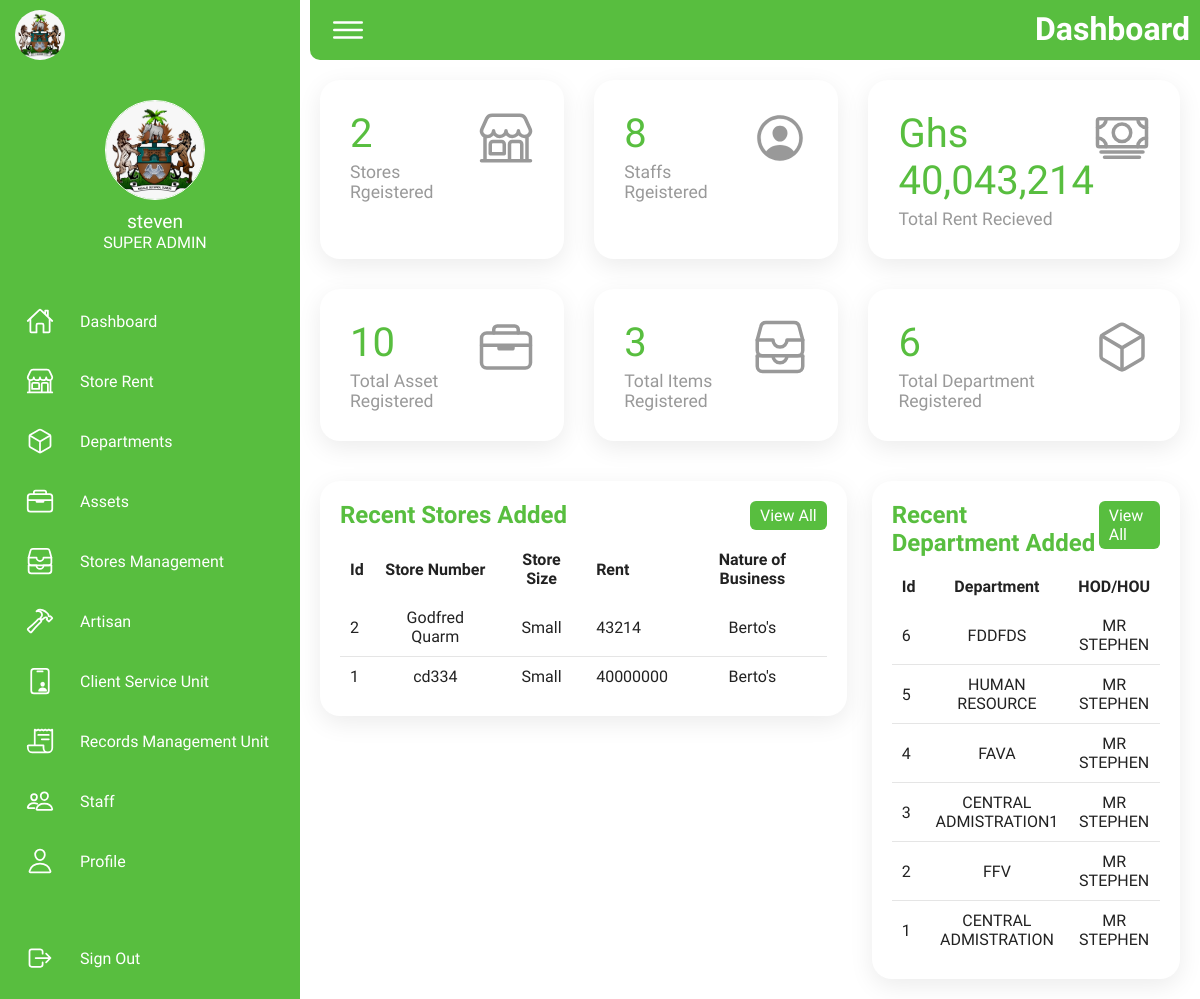
/dashboard (signed in), run on the app's committed database.
### tables this page shows
CREATE TABLE department (
                id INTEGER PRIMARY KEY AUTOINCREMENT,
                department_name text,
                hod text
                );

### app.py (the view)
@app.route('/dashboard')
@login_required(role='SUPER ADMIN')
def dashboard():
    if 'user_id' in session:
        user_id = session['user_id']  # Get the user ID from the session
        user = get_user_by_id(user_id)
        if request.method == 'POST':
            pass
        create_store_table()
        conn, cursor = get_stores_db_connection()
        cursor.execute("SELECT * FROM shop ORDER BY id DESC LIMIT 10")
        store_list = cursor.fetchall()
        conn.close()
        conn, cursor = get_department_db_connection()
        cursor.execute("SELECT * FROM department ORDER BY id DESC LIMIT 10")
        department_list = cursor.fetchall()
        conn.close()
        conn, cursor = get_stores_db_connection()
        cursor.execute('SELECT COUNT(id) FROM shop')
        total_store_count = cursor.fetchone()[0]
        conn.close()
        conn, cursor = get_users_db_connection()
        cursor.execute('SELECT COUNT(id) FROM users')
        total_staff_count = cursor.fetchone()[0]
        conn.close()
        conn, cursor = get_stores_db_connection()
        cursor.execute("SELECT rent FROM shop")
        store_lists = cursor.fetchall()
        conn.close()
        conn, cursor = get_asset_db_connection()
        cursor.execute("SELECT COUNT(id) FROM asset")
        asset_count = cursor.fetchone()[0]
        conn.close()
        conn, cursor = get_department_db_connection()
        cursor.execute("SELECT COUNT(id) FROM department")
        department_count = cursor.fetchone()[0]
        conn.close()
        conn, cursor = get_sms_db_connection()
        cursor.execute("SELECT COUNT(id) FROM stores_received")
        item_count = cursor.fetchone()[0]
        conn.close()
        total_rent = sum(store['rent'] for store in store_lists)
        formatted_total_rent = '{:,}'.format(total_rent)
        if user:
            username = user['username']
            role = user['role']
            image = user['image']
            return render_template('/super_admin/dashboard.html', username=username, role=role, image=image, stores=store_list,  count_stores=total_store_count, count_staff=total_staff_count, total_rent=formatted_total_rent, asset_count=asset_count, item_count=item_count, department_count=department_count, department_list=department_list)  # noqa
    return redirect(url_for('index'))

### app.py (called while the page is built)
def get_users_db_connection():
    conn_users = sqlite3.connect('instance/users.db')
    conn_users.row_factory = sqlite3.Row
    return conn_users, conn_users.cursor()

def get_user_by_id(user_id):
    conn_users, cursor = get_users_db_connection()
    cursor.execute('SELECT * FROM users WHERE id = ?', (user_id,))
    user = cursor.fetchone()
    conn_users.close()
    return user

def login_required(role=None):
    def wrapper(fn):
        @wraps(fn)
        def decorated_view(*args, **kwargs):
            if 'user_id' not in session:
                return redirect(url_for('index'))
            user_id = session['user_id']
            user = get_user_by_id(user_id)
            if not user:
                return redirect(url_for('index'))
            user_role = user['role']
            if role and user_role != role:
                return redirect(url_for('index'))
            return fn(*args, **kwargs)
        return decorated_view
    return wrapper

def get_stores_db_connection():
    conn_stores = sqlite3.connect('instance/stores.db')
    conn_stores.row_factory = sqlite3.Row
    return conn_stores, conn_stores.cursor()

def create_store_table():
    with table_creation_lock:
        conn, cursor = get_stores_db_connection()
        cursor.execute('''
            CREATE TABLE IF NOT EXISTS shop (
                id INTEGER PRIMARY KEY AUTOINCREMENT,
                store_number text,
                store_size text,
                rent number,
                sector text,
                business text,
                staff text
            )
        ''')
        conn.commit()
        conn.close()

def get_asset_db_connection():
    conn_asset = sqlite3.connect('instance/asset.db')
    conn_asset.row_factory = sqlite3.Row
    return conn_asset, conn_asset.cursor()

def get_sms_db_connection():
    conn_asset = sqlite3.connect('instance/sms.db')
    conn_asset.row_factory = sqlite3.Row
    return conn_asset, conn_asset.cursor()

def get_department_db_connection():
    conn = sqlite3.connect('instance/department.db')
    conn.row_factory = sqlite3.Row
    return conn, conn.cursor()

### templates/super_admin/dashboard.html
{% extends '/super_admin/base.html' %} {% block heading %} Dashboard {% endblock
%} {% block content %}
<div class="cardBox">
  <a class="card" href="{{url_for('stores')}}">
    <div>
      <div class="numbers">{{count_stores}}</div>
      <div class="cardName">Stores Rgeistered</div>
    </div>
    <div class="iconBx">
      <ion-icon name="storefront-outline"></ion-icon>
    </div>
  </a>
  <a class="card" href="{{url_for('staff')}}">
    <div>
      <div class="numbers">{{count_staff}}</div>
      <div class="cardName">Staffs Rgeistered</div>
    </div>
    <div class="iconBx">
      <ion-icon name="person-circle-outline"></ion-icon>
    </div>
  </a>
  <a class="card" href="{{url_for('stores')}}">
    <div>
      <div class="numbers">Ghs {{total_rent}}</div>
      <div class="cardName">Total Rent Recieved</div>
    </div>
    <div class="iconBx">
      <ion-icon name="cash-outline"></ion-icon>
    </div>
  </a>
  <a class="card" href="{{url_for('asset')}}">
    <div>
      <div class="numbers">{{asset_count}}</div>
      <div class="cardName">Total Asset Registered</div>
    </div>
    <div class="iconBx">
      <ion-icon name="briefcase-outline"></ion-icon>
    </div>
  </a>
  <a class="card" href="{{url_for('asset')}}">
    <div>
      <div class="numbers">{{item_count}}</div>
      <div class="cardName">Total Items Registered</div>
    </div>
    <div class="iconBx">
      <ion-icon name="file-tray-stacked-outline"></ion-icon>
    </div>
  </a>
  <a class="card" href="{{url_for('department')}}">
    <div>
      <div class="numbers">{{department_count}}</div>
      <div class="cardName">Total Department Registered</div>
    </div>
    <div class="iconBx">
      <ion-icon name="cube-outline"></ion-icon>
    </div>
  </a>
</div>
<div class="details_table">
  <div class="recentOrders">
    <div class="recentOrderBody">
      <div class="cardHeader">
        <h2>Recent Stores Added</h2>
        <a href="{{url_for('stores')}}" class="btn">View All</a>
      </div>
      <table>
        <thead>
          <tr>
            <td>Id</td>
            <td>Store Number</td>
            <td>Store Size</td>
            <td>Rent</td>
            <td>Nature of Business</td>
          </tr>
        </thead>
        <tbody>
          {% for store in stores %}
          <tr>
            <td>{{store.id}}</td>
            <td>{{store.store_number}}</td>
            <td>{{store.store_size}}</td>
            <td>{{store.rent}}</td>
            <td>{{store.business}}</td>
          </tr>
          {% endfor %}
        </tbody>
      </table>
    </div>
  </div>
  <div class="recentOrders">
    <div class="recentOrderBody">
      <div class="cardHeader">
        <h2>Recent Department Added</h2>
        <a href="{{url_for('department')}}" class="btn">View All</a>
      </div>
      <table>
        <thead>
          <tr>
            <td>Id</td>
            <td>Department</td>
            <td>HOD/HOU</td>
          </tr>
        </thead>
        <tbody>
          {% for department in department_list %}
          <tr>
            <td>{{department.id}}</td>
            <td>{{department.department_name}}</td>
            <td>{{department.hod}}</td>
          </tr>
          {% endfor %}
        </tbody>
      </table>
    </div>
  </div>
</div>
{% endblock %}

### static/css/styles.css (style rules this page uses)
* { font-family: "Ubuntu", sans-serif; margin: 0; padding: 0; box-sizing: border-box; }
:root { --green: #58be3f; --white: #fff; --gray: #f5f5f5; --black1: #222; --black2: #999; }
body { min-height: 100vh; overflow-x: hidden; }
.cardBox { position: relative; width: 100%; padding: 20px; display: grid; grid-template-columns: repeat(3, 1fr); grid-gap: 30px; justify-content: center; }
.cardBox .card { position: relative; background: var(--white); padding: 30px; border-radius: 20px; display: flex; justify-content: space-between; cursor: pointer; box-shadow: 0 7px 25px rgba(0, 0, 0, 0.08); text-decoration: none; }
.cardBox .card .numbers { position: relative; font-weight: 500; font-size: 2.5rem; color: var(--green); }
.cardBox .card .cardName { color: var(--black2); font-size: 1.1rem; margin-top: 5px; }
.cardBox .card .iconBx { font-size: 3.5rem; color: var(--black2); }
.details_table { position: relative; width: 100%; padding: 20px; display: grid; grid-template-columns: 2fr 1fr; gap: 25px; }
.details_table .recentOrders .recentOrderBody { position: relative; height: auto; background: var(--white); padding: 20px; display: flex; flex-direction: column; box-shadow: 0 7px 25px rgba(0, 0, 0, 0.08); border-radius: 20px; }
.details_table .cardHeader { display: flex; justify-content: space-between; align-items: flex-start; }
.cardHeader h2 { font-weight: 600; color: var(--green); }
.cardHeader .btn { position: relative; padding: 5px 10px; background: var(--green); text-decoration: none; color: var(--white); border-radius: 6px; }
.details_table table { width: 100%; border-collapse: collapse; margin-top: 10px; }
.details_table table thead td { font-weight: 600; }
.details_table .recentOrders table tr { color: var(--black1); border-bottom: 1px solid rgba(0, 0, 0, 0.1); transition: all 0.5s ease; }
.details_table .recentOrders table tr:last-child { border-bottom: none; }
.details_table .recentOrders table tr td { padding: 10px; }
.details_table .recentOrders table tr td:last-child { text-align: center; }
.details_table .recentOrders table tr td:nth-child(2) { text-align: center; }
.details_table .recentOrders table tr td:nth-child(3) { text-align: center; }

### data on the page
department: id "6", department_name "FDDFDS", hod "MR STEPHEN"
department: id "5", department_name "HUMAN RESOURCE", hod "MR STEPHEN"
department: id "4", department_name "FAVA", hod "MR STEPHEN"
department: id "3", department_name "CENTRAL ADMISTRATION1", hod "MR STEPHEN"
department: id "2", department_name "FFV", hod "MR STEPHEN"
department: id "1", department_name "CENTRAL ADMISTRATION", hod "MR STEPHEN"

### other printed values
{{ username }} "steven"
{{ role }} "SUPER ADMIN"
{{ count_stores }} "2"
{{ count_staff }} "8"
{{ total_rent }} "40,043,214"
{{ asset_count }} "10"
{{ item_count }} "3"
{{ department_count }} "6"
{{ store.id }} "2" "1"
{{ store.store_number }} "Godfred Quarm" "cd334"
{{ store.store_size }} "Small" "Small"
{{ store.rent }} "43214" "40000000"
{{ store.business }} "Berto's" "Berto's"
